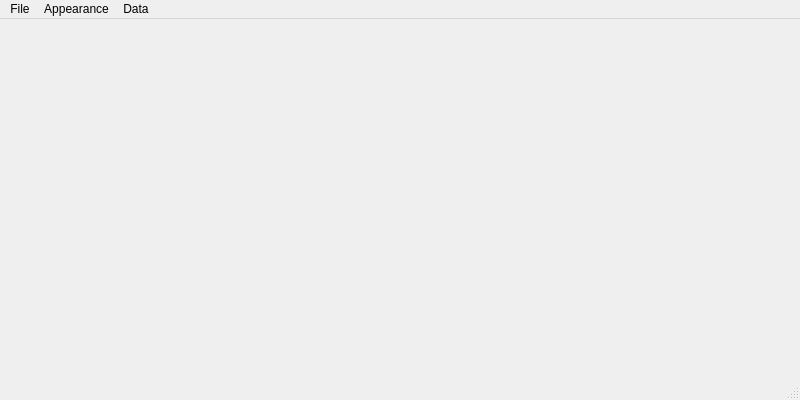
<?xml version="1.0" encoding="UTF-8"?>
<ui version="4.0">
 <class>PlotWindow</class>
 <widget class="QMainWindow" name="PlotWindow">
  <property name="geometry">
   <rect>
    <x>0</x>
    <y>0</y>
    <width>800</width>
    <height>400</height>
   </rect>
  </property>
  <property name="windowTitle">
   <string/>
  </property>
  <widget class="QWidget" name="centralWidget">
   <layout class="QVBoxLayout" name="verticalLayout">
    <item>
     <widget class="QCustomPlot" name="customPlot" native="true"/>
    </item>
   </layout>
  </widget>
  <widget class="QStatusBar" name="statusBar"/>
  <widget class="QMenuBar" name="menuBar">
   <property name="geometry">
    <rect>
     <x>0</x>
     <y>0</y>
     <width>800</width>
     <height>26</height>
    </rect>
   </property>
   <widget class="QMenu" name="menuProperties">
    <property name="title">
     <string>File</string>
    </property>
    <addaction name="actionSave_Plot"/>
   </widget>
   <widget class="QMenu" name="menuAppearance">
    <property name="title">
     <string>Appearance</string>
    </property>
    <addaction name="actionConnect_Points"/>
    <addaction name="actionFrame_Rate"/>
   </widget>
   <widget class="QMenu" name="menuData">
    <property name="title">
     <string>Data</string>
    </property>
    <addaction name="actionData_Points"/>
    <addaction name="actionClear"/>
   </widget>
   <addaction name="menuProperties"/>
   <addaction name="menuAppearance"/>
   <addaction name="menuData"/>
  </widget>
  <action name="actionData_Points">
   <property name="text">
    <string>Data Points</string>
   </property>
  </action>
  <action name="actionConnect_Points">
   <property name="checkable">
    <bool>true</bool>
   </property>
   <property name="checked">
    <bool>true</bool>
   </property>
   <property name="text">
    <string>Connect Points</string>
   </property>
  </action>
  <action name="actionSave_Plot">
   <property name="text">
    <string>Save Plot</string>
   </property>
  </action>
  <action name="actionClear">
   <property name="text">
    <string>Clear</string>
   </property>
  </action>
  <action name="actionFrame_Rate">
   <property name="text">
    <string>Frame Rate</string>
   </property>
  </action>
 </widget>
 <layoutdefault spacing="6" margin="11"/>
 <customwidgets>
  <customwidget>
   <class>QCustomPlot</class>
   <extends>QWidget</extends>
   <header>qcustomplot.h</header>
   <container>1</container>
  </customwidget>
 </customwidgets>
 <resources/>
 <connections/>
</ui>
